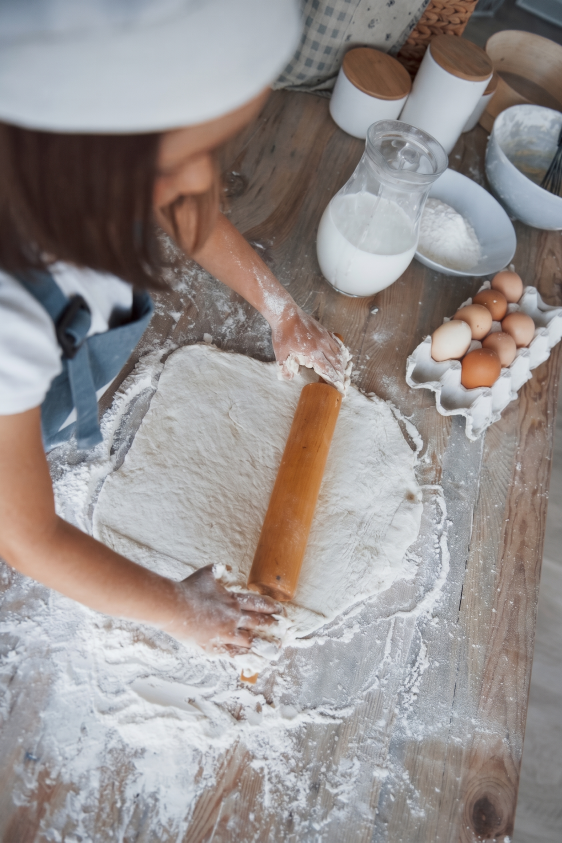
#> input picture img/baking-licensed.jpg, 1686 x 2528 px (shown at 1/3 size); its folder holds 2 pictures in this run
$ python images.py ../img ../img/business-fair.jpg
#> lines starting #> are read from the running program, lines starting #| are printed output that depends on the picture
"""Export site photos: WebP -sm (480 px) and -lg (up to 1200 px), duotone for B&W, warm grade for color.

Usage: python -I tools/images.py <src_dir> <out_dir>
"""
import os
import sys
import numpy as np
from PIL import Image, ImageEnhance

SRC, OUT = sys.argv[1], sys.argv[2]
os.makedirs(OUT, exist_ok=True)
SHADOW = np.array([0x1F, 0x2A, 0x17], float)   # --forest-deep
LIGHT = np.array([0xF6, 0xF2, 0xEA], float)    # --paper


def is_bw(im):
    hsv = np.array(im.convert('HSV')).astype(float)
    return hsv[..., 1].mean() < 18


def duotone(im):
    lum = np.array(im.convert('L')).astype(float) / 255.0
    lum = np.clip((lum - 0.04) / 0.92, 0, 1)  # gentle contrast stretch
    rgb = SHADOW[None, None] * (1 - lum[..., None]) + LIGHT[None, None] * lum[..., None]
    return Image.fromarray(rgb.astype(np.uint8))


def warm(im):
    im = ImageEnhance.Color(im).enhance(0.92)
    arr = np.array(im).astype(float)
    arr[..., 0] *= 1.03
    arr[..., 2] *= 0.96
    return Image.fromarray(np.clip(arr, 0, 255).astype(np.uint8))


report = []
for f in sorted(os.listdir(SRC)):
    if not f.lower().endswith('.jpg'):
        continue
    name = os.path.splitext(f)[0]
    im = Image.open(os.path.join(SRC, f)).convert('RGB')
#> im is the input picture: PIL image 1686x2528 RGB; mean R, G, B 151.2, 144.6, 143.1
    bw = is_bw(im)
#> in is_bw, `hsv = np.array(im.convert('HSV')).astype(float)`:
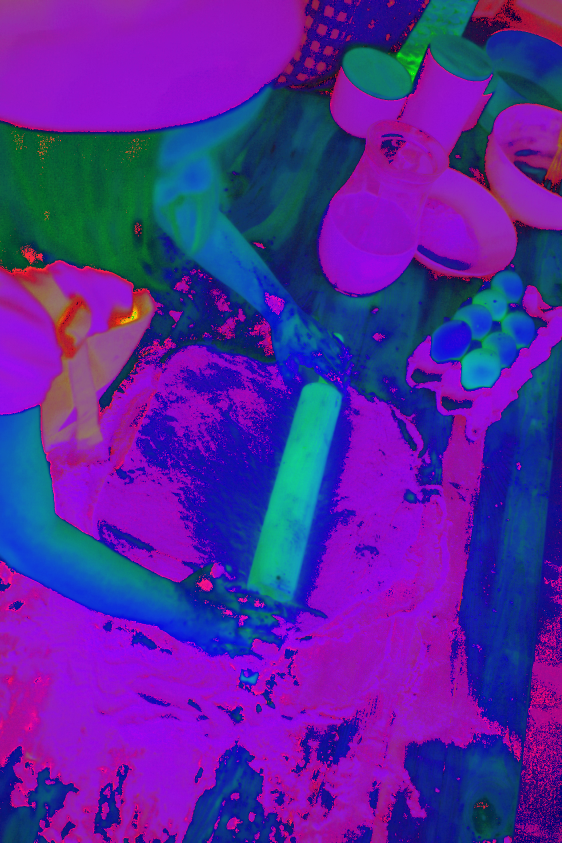
#> hsv: shape (2528, 1686, 3) float64 (shown at 1/3 size); mean R, G, B 86.6, 37.8, 157.2
#> bw = False
    graded = duotone(im) if bw else warm(im)
    # -sm for phones and small cards, -lg for everything else (never upscaled)
    for suffix, w in (('sm', 480), ('lg', min(1200, im.width))):
        out = graded if im.width <= w else graded.resize((w, round(im.height * w / im.width)), Image.LANCZOS)
        out.save(os.path.join(OUT, f'{name}-{suffix}.webp'), 'WEBP', quality=72, method=6)
#> this loop made 2 passes
#> pass 1, `out = graded if im.width <= w else graded.resize((w, round(im.height *..`:
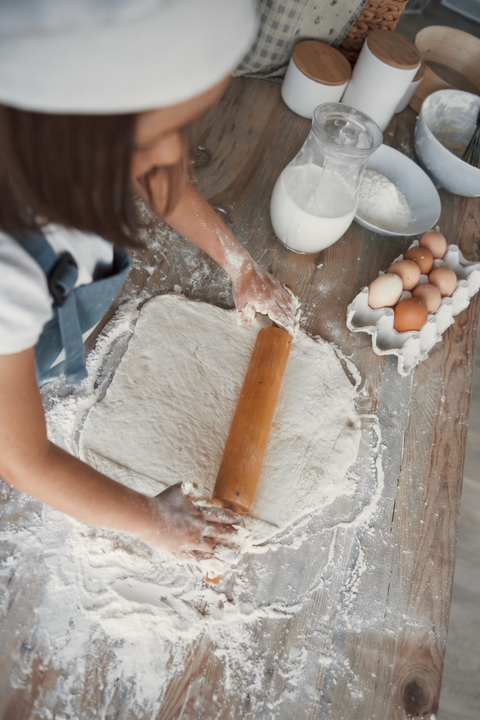
#> out: PIL image 480x720 RGB; mean R, G, B 154.4, 144.3, 136.7
    report.append(f'{name}: {im.width}x{im.height} {"duotone" if bw else "warm"}')
#> pass 2 of the loop `for f in sorted(os.listdir(SRC)):`:
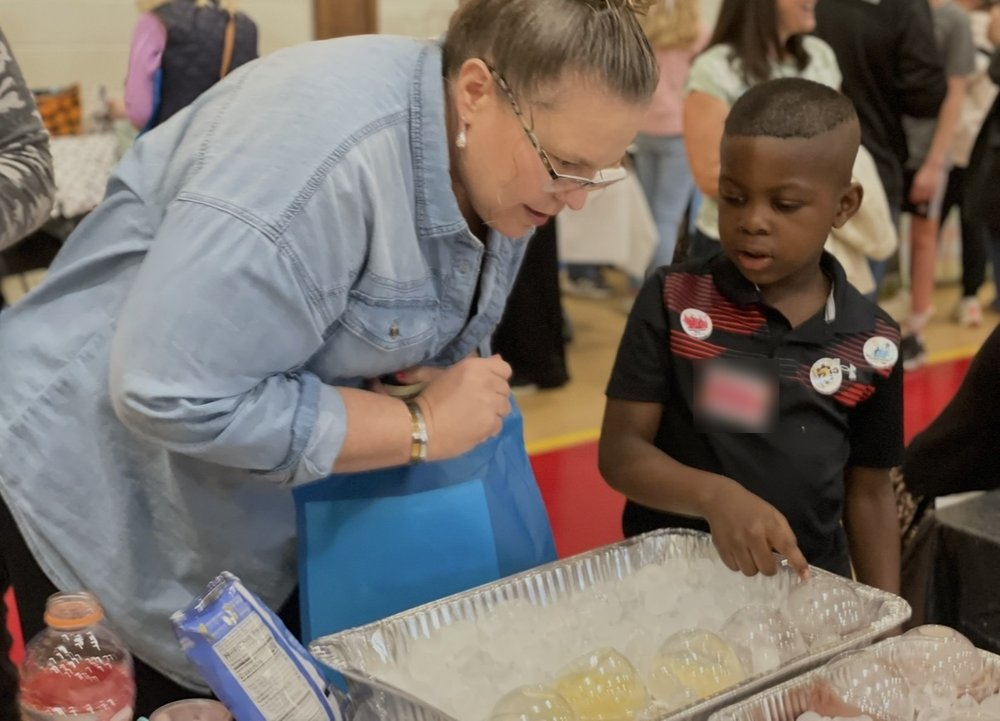
#> input picture img/business-fair.jpg, 1000 x 721 px
#> im is the input picture: PIL image 1000x721 RGB; mean R, G, B 120.1, 110.6, 103.5
#> in is_bw (call 2), `hsv = np.array(im.convert('HSV')).astype(float)`:
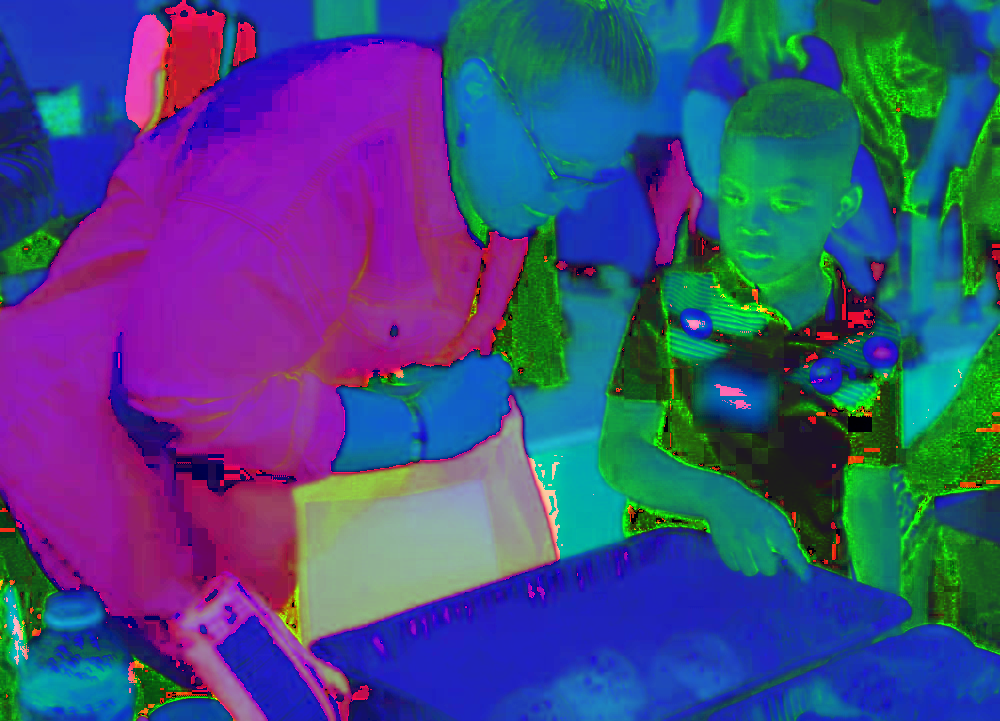
#> hsv: shape (721, 1000, 3) float64; mean R, G, B 66.9, 75, 128.8
print('\n'.join(report))
#| baking-licensed: 1686x2528 warm
#| business-fair: 1000x721 warm
